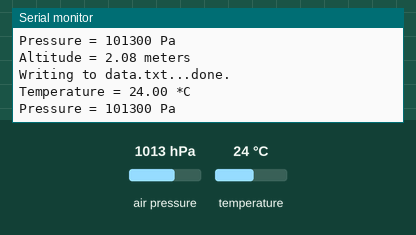
This sketch was run on a simulated Arduino Mega 2560, built with avr-gcc and run on an emulated ATmega2560. Parts: the last lines printed to the serial monitor. The test bench sets the inputs (shaded band); at power-on: air pressure 1013 hPa, temperature 24 °C. Storage starts empty.

Above: at 1.2 s.
1.3 s: air pressure set to 952 hPa
At 1.5 s:
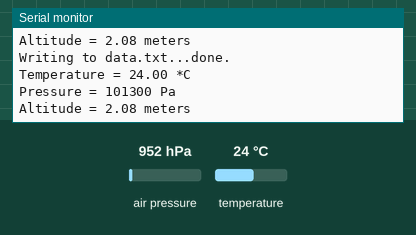
4.4 s: temperature set to 12 °C
At 4.76 s:
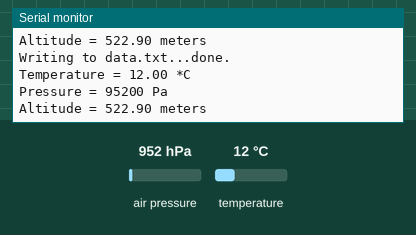
5.9 s: air pressure set to 975 hPa
At 6.39 s:
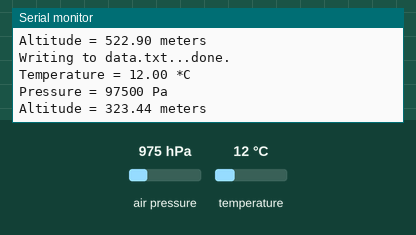
Timing chart, 0 to 8.9 s (numbered marks = the images above; inputs shaded):
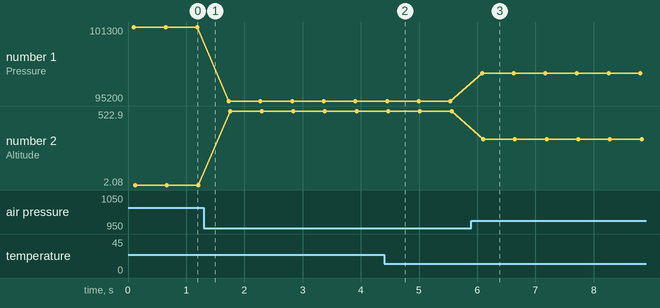

Measured:
- after the input at 4.4 s, the serial monitor: prints a new line at once (image 2)
- after the input at 5.9 s, the serial monitor: prints a new line after 0.18 s (image 3)
- plotted number 1: 101300 → 95200 after the input at 1.3 s, 95200 → 97500 after the input at 5.9 s
- plotted number 2: 2.08 → 522.9 after the input at 1.3 s, 522.9 → 323.44 after the input at 5.9 s

The sketch:

BMP_180_to_SD_Card.ino
```cpp
/*
  SD card read/write

  Documentation: https://www.arduino.cc/reference/en/libraries/sd/

  This example shows how to write data from a BMP 180 sensor to an SD card file
 ** CS - pin 53 on Arudino Mega


*/

#include <SPI.h>
#include <SD.h>
#include "Wire.h"
#include "Adafruit_BMP085.h"

Adafruit_BMP085 bmp;
File myFile;

void setup() {
  // Open serial communications and wait for port to open: (magnifying glass button in upper right corner)
  Serial.begin(9600);
  while (!Serial) {
    ; // wait for serial port to connect. Needed for native USB port only
  }

  Serial.print("Initializing SD card...");

//CS Pin on Adafruit SD breakout board needs to be connected to pin 53, or change this number in the next line
  if (!SD.begin(53)) {
    Serial.println("initialization failed!");
    while (1);
  }
  Serial.println("initialization done.");
  bmp.begin();

}

void loop() {
  // open the file. note that only one file can be open at a time,
  // so you have to close this one before opening another.
  myFile = SD.open("data.txt", FILE_WRITE);

  // if the file opened okay, write data to it:
  if (myFile) {
    Serial.print("Writing to data.txt...");
    myFile.println("Temperature = ");
    myFile.print(bmp.readTemperature());
    myFile.println(" *C");

    myFile.print("Pressure = ");
    myFile.print(bmp.readPressure());
    myFile.println(" Pa");

    // Calculate altitude assuming 'standard' barometric
    // pressure of 1013.25 millibar = 101325 Pascal
    myFile.print("Altitude = ");
    myFile.print(bmp.readAltitude());
    myFile.println(" meters");
    // close the file:
    myFile.close();
    Serial.println("done.");
  } else {
    // if the file didn't open, print an error:
    Serial.println("error opening test.txt");
  }
    //now print data to serial monitor
    Serial.print("Temperature = ");
    Serial.print(bmp.readTemperature());
    Serial.println(" *C");

    Serial.print("Pressure = ");
    Serial.print(bmp.readPressure());
    Serial.println(" Pa");

    // Calculate altitude assuming 'standard' barometric
    // pressure of 1013.25 millibar = 101325 Pascal
    Serial.print("Altitude = ");
    Serial.print(bmp.readAltitude());
    Serial.println(" meters");

    Serial.println();
    delay(500); //wait half a second

}
```
